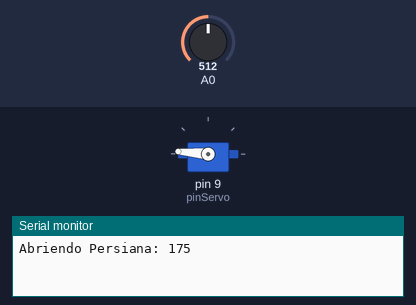
The sketch below on a simulated Arduino Uno, built with avr-gcc and run on an emulated ATmega328P. Parts: servo, the last lines printed to the serial monitor. The test bench sets the inputs (shaded band); at power-on: A0 = 512.

Above: at 0.2 s.
At 8.2 s:
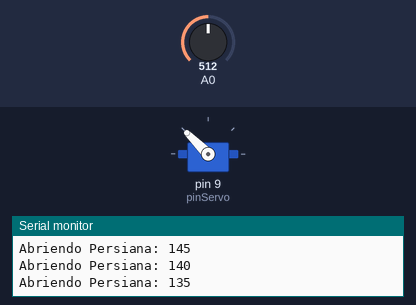
At 17.2 s:
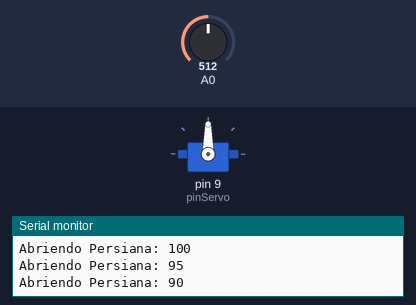
At 34.2 s:
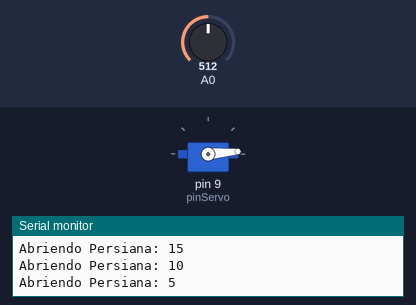
Timing chart, 0 to 35.7 s (numbered marks = the images above):
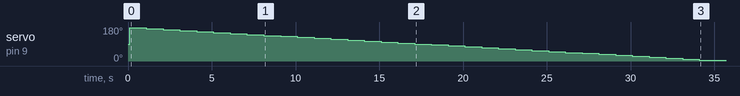

The sketch:

persiana_robot.ino
```cpp
#include <Servo.h>

Servo cortinero;

const byte pinServo = 9;
byte giro = 5;

void setup() {
  // put your setup code here, to run once:
  pinMode(A0,INPUT);
  //pinMode(4,OUTPUT);
  Serial.begin(9600);
  cortinero.attach(pinServo);
  cortinero.write(90);
  delay(100);
}

void loop() {
  // put your main code here, to run repeatedly:
  int valorLDR = analogRead(A0);
  if( valorLDR <= 400 && giro <= 175) {
    for(giro = 5; giro <= 175; giro = giro + 5){
      Serial.println("Cerrando Persiana: " + String(giro));
      cortinero.write(giro);
      delay(1000);
    }
  } else if(valorLDR > 400 && giro >= 5){
    for(giro = 175; giro >= 5; giro = giro - 5){
      Serial.println("Abriendo Persiana: " + String(giro));
      cortinero.write(giro);
      delay(1000);
    }
  }
}
```

Measured:
- by itself, servo on pin 9 (pinServo): 90° → 175° at 0.10 s, → 170° 1.0 s later, → 165° 1.0 s later, → 160° 1.0 s later, … (35 changes in this stretch)
